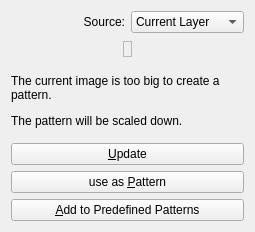
<?xml version="1.0" encoding="utf-8"?>
<ui version="4.0">
 <author>
    SPDX-FileCopyrightText: none
    SPDX-License-Identifier: GPL-3.0-or-later
  </author>
 <class>KisWdgCustomPattern</class>
 <widget class="QWidget" name="KisWdgCustomPattern">
  <property name="geometry">
   <rect>
    <x>0</x>
    <y>0</y>
    <width>255</width>
    <height>232</height>
   </rect>
  </property>
  <layout class="QVBoxLayout">
   <item>
    <layout class="QHBoxLayout">
     <item>
      <widget class="QLabel" name="textLabel1">
       <property name="text">
        <string>Source:</string>
       </property>
       <property name="alignment">
        <set>Qt::AlignRight|Qt::AlignTrailing|Qt::AlignVCenter</set>
       </property>
      </widget>
     </item>
     <item>
      <widget class="QComboBox" name="cmbSource">
       <property name="enabled">
        <bool>true</bool>
       </property>
       <item>
        <property name="text">
         <string>Current Layer</string>
        </property>
       </item>
       <item>
        <property name="text">
         <string>Entire Image</string>
        </property>
       </item>
      </widget>
     </item>
    </layout>
   </item>
   <item>
    <layout class="QHBoxLayout">
     <item>
      <spacer name="spacer2">
       <property name="orientation">
        <enum>Qt::Horizontal</enum>
       </property>
       <property name="sizeType">
        <enum>QSizePolicy::Expanding</enum>
       </property>
       <property name="sizeHint" stdset="0">
        <size>
         <width>40</width>
         <height>20</height>
        </size>
       </property>
      </spacer>
     </item>
     <item>
      <widget class="QLabel" name="preview">
       <property name="sizePolicy">
        <sizepolicy hsizetype="Fixed" vsizetype="Fixed">
         <horstretch>0</horstretch>
         <verstretch>0</verstretch>
        </sizepolicy>
       </property>
       <property name="minimumSize">
        <size>
         <width>0</width>
         <height>0</height>
        </size>
       </property>
       <property name="frameShape">
        <enum>QFrame::StyledPanel</enum>
       </property>
       <property name="text">
        <string/>
       </property>
      </widget>
     </item>
     <item>
      <spacer name="spacer1">
       <property name="orientation">
        <enum>Qt::Horizontal</enum>
       </property>
       <property name="sizeType">
        <enum>QSizePolicy::Expanding</enum>
       </property>
       <property name="sizeHint" stdset="0">
        <size>
         <width>40</width>
         <height>20</height>
        </size>
       </property>
      </spacer>
     </item>
    </layout>
   </item>
   <item>
    <layout class="QVBoxLayout">
     <item>
      <widget class="QLabel" name="lblWarning">
       <property name="text">
        <string>&lt;html&gt;&lt;head/&gt;&lt;body&gt;&lt;p&gt;The current image is too big to create a pattern. &lt;/p&gt;&lt;p&gt;The pattern will be scaled down.&lt;/p&gt;&lt;/body&gt;&lt;/html&gt;</string>
       </property>
       <property name="textFormat">
        <enum>Qt::RichText</enum>
       </property>
       <property name="wordWrap">
        <bool>true</bool>
       </property>
      </widget>
     </item>
     <item>
      <widget class="QPushButton" name="updateButton">
       <property name="enabled">
        <bool>true</bool>
       </property>
       <property name="text">
        <string>&amp;Update</string>
       </property>
      </widget>
     </item>
     <item>
      <widget class="QPushButton" name="patternButton">
       <property name="text">
        <string>use as &amp;Pattern</string>
       </property>
      </widget>
     </item>
     <item>
      <widget class="QPushButton" name="addButton">
       <property name="text">
        <string>&amp;Add to Predefined Patterns</string>
       </property>
      </widget>
     </item>
    </layout>
   </item>
  </layout>
 </widget>
 <resources/>
 <connections/>
</ui>
